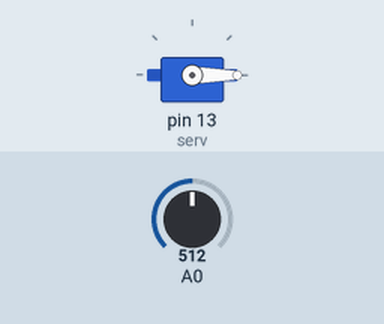
Bench run of a sketch on a simulated Arduino Uno, built with avr-gcc and run on an emulated ATmega328P. On the bench: servo. The inputs (shaded band) are chosen by the test bench; at power-on: A0 = 512.

Above: at 1.2 s.
1.3 s: A0 set to 48
2.8 s: A0 set to 41
At 3.2 s:
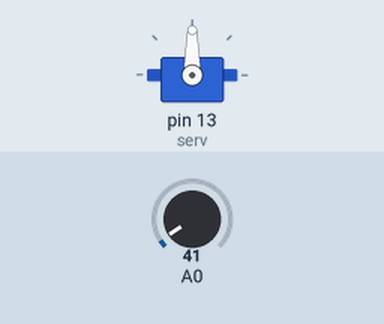
4.3 s: A0 set to 437
5.8 s: A0 set to 464
At 7.0 s:
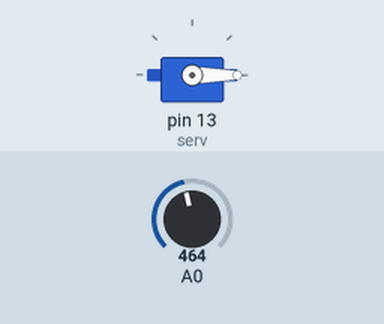
7.3 s: A0 set to 0
At 8.3 s:
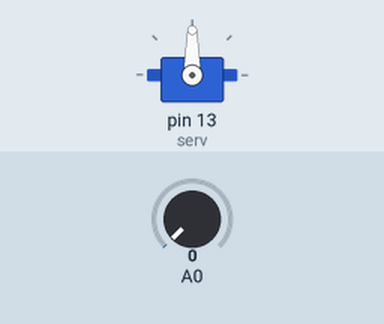
Timing chart, 0 to 9.8 s (numbered marks = the images above; inputs shaded):
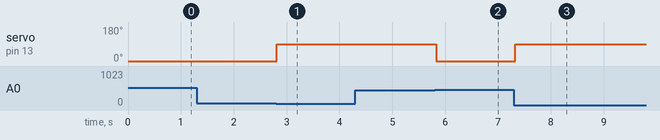

The sketch:

basic_optimized.ino
```cpp
#include <Servo.h>
Servo serv;

const int len = 9;
int reading,
    currang,
    total,
    avg,
    lowang = 0,
    zeroang = 90,
    highang = 180,
    zero = 50,
    threshold = 500,
    hist[len + 1];

void setup() {
  serv.attach(13);
}

void incrot(char newang) {
  if(currang != newang) {
    if(currang < newang)
      currang++;
    else
      currang--;
    serv.write(currang);
} }

void pushval() {
  if(reading != hist[0]) {
    total -= hist[0];
    for(char i = 0; i < len; i++)
      hist[i] = hist[i + 1];
    total += reading;
    hist[len] = reading;
    avg = total / len;
} }

void loop() {
  zero:
  if(currang != zeroang)
    incrot(zeroang);
  reading = analogRead(A0);
  pushval();
  if(avg > threshold)
    goto low;
  goto zero;

  low:
  if(currang != lowang)
    incrot(lowang);
  reading = analogRead(A0);
  if(reading != hist[0])
    pushval();
  if(avg < zero)
    goto zero;
  if(avg > threshold)
    goto high;
  goto low;

  high:
  if(currang != highang)
    incrot(highang);
  reading = analogRead(A0);
  if(reading != hist[0])
    pushval();
  if(avg < threshold)
    goto low;
  goto high;
}
```

Measured:
- the behaviour switches between 45 and 44 on A0 (found by bisection; images 0 and 1)
- the behaviour switches between 450 and 451 on A0 (found by bisection; images 1 and 2)
- after the input at 1.3 s, every drawn part: stays the same
- after the input at 2.8 s, servo on pin 13 (serv): 0° → 90° at once
- after the input at 4.3 s, every drawn part: stays the same
- after the input at 5.8 s, servo on pin 13 (serv): 90° → 0° at once
- after the input at 7.3 s, servo on pin 13 (serv): 0° → 90° at once
